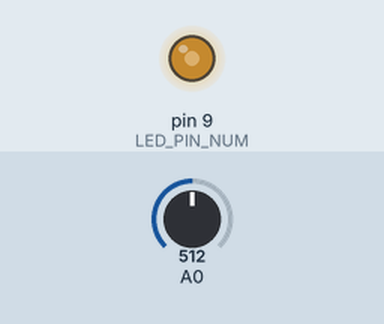
This sketch was run on a simulated Arduino Uno, built with avr-gcc and run on an emulated ATmega328P. Parts: output pins drawn as LEDs (lit = HIGH). The inputs (shaded band) are chosen by the test bench; at power-on: A0 = 512.

Above: at 1.2 s.
1.3 s: A0 set to 716
At 1.8 s:
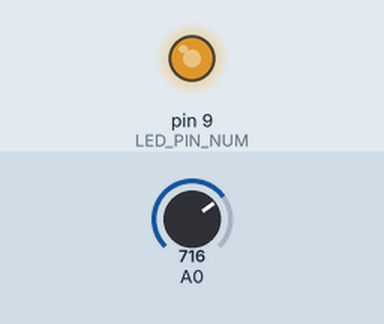
2.8 s: A0 set to 900
At 4.0 s:
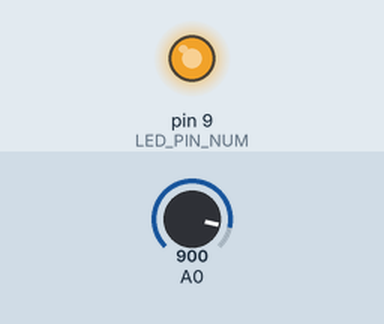
4.3 s: A0 set to 122
At 5.3 s:
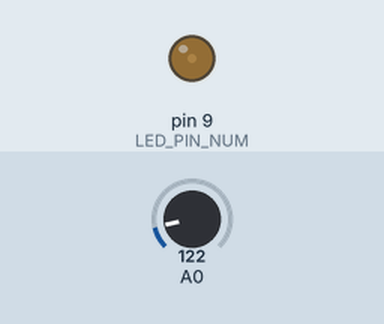
5.8 s: A0 set to 0
At 6.4 s:
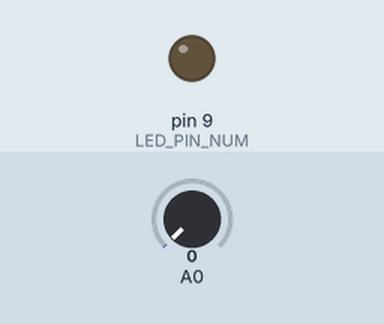
7.3 s: A0 set to 511
At 7.6 s:
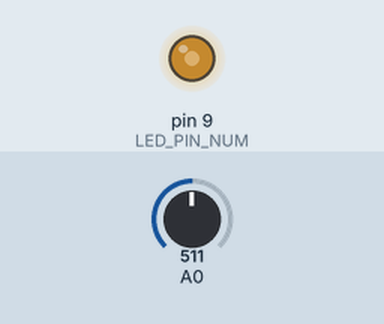
Timing chart, 0 to 9.8 s (numbered marks = the images above; inputs shaded):
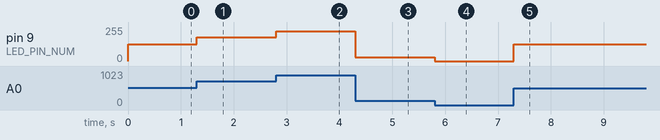

The sketch:

Arduino.ino
```cpp
#define LED_PIN_NUM		9    // LED 핀 번호

void setup()
{
  pinMode(LED_PIN_NUM, OUTPUT);    // LED핀을 출력핀으로 설정
}

void loop()
{
  int data = analogRead(A0);                                        // A0 (가변저항)의 값을 가져옴
  analogWrite(LED_PIN_NUM, map(data, 0, 1023, 0, 255));             // LED에게 0에서 255사이의 값을 전달
}
```

Measured:
- after the input at 1.3 s, pin 9 (LED_PIN_NUM): 127/255 → 178/255 at once
- after the input at 2.8 s, pin 9 (LED_PIN_NUM): 178/255 → 224/255 at once
- after the input at 4.3 s, pin 9 (LED_PIN_NUM): 224/255 → 30/255 at once
- after the input at 5.8 s, pin 9 (LED_PIN_NUM): 30/255 → 0/255 at once
- after the input at 7.3 s, pin 9 (LED_PIN_NUM): 0/255 → 127/255 at once
